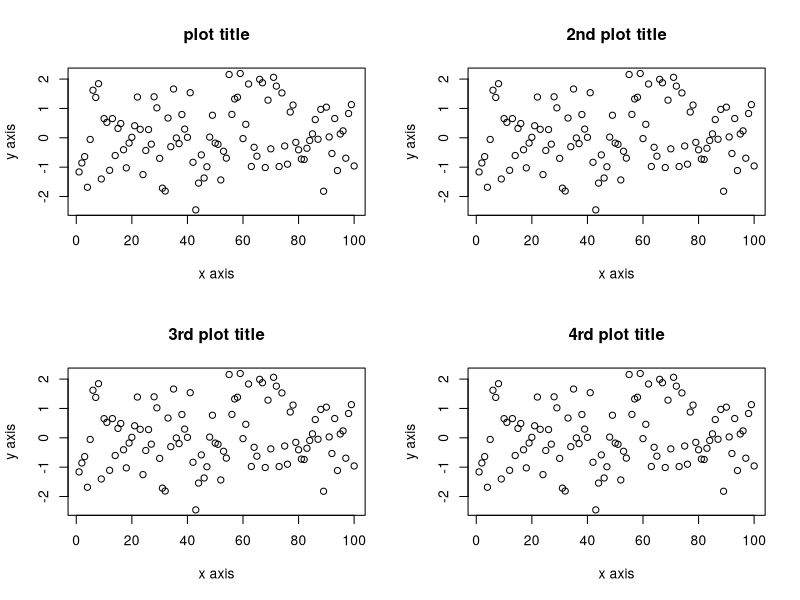

Recreate this plot in R.
# CSE891 Tuesday Feb 12th 2013.

# Please email ian the plots with answers to the questions as a PDF. email your code for the simulations as a .R text file.

# Today in class you will work in groups to perform some simple simulations with three goals in mind
# Goal 1 - Be able to write your own simple simulations in R.
# Goal 2 - To develop a sense (from the simulations) about an important "law" in statistics.
	# This law tells us about what we expect to observe about estimated values (such as an sample mean), relative to the "true" (population) parameter as sample size increases. 
  	#( I expect you to tell me the name of the law).
# Goal 3 - To get a sense of how different estimates of the "moments" of a distribution (in this case the sample mean and the sample std. dev.) approach the "true" values with increasing sample size.


# First. Let us say we get to play the role of a deity, and can "choose" the form and parameters for a distribution.  This distribution is ~N(mean = 20, sd = 6).
# You now collect samples from this population. You start by collecting 5 samples and use this to estimate the mean and sd. You then incremenetly increase your sample size by 1, until you reach a sample size of 1000.

# Before you start the simulation EACH person in your group should answer the following questions.
# 1) Are you estimating the sample or population mean/sd? Why?
# 2) What (if any) relationship do you expect to observe between your estimated mean and the true value for the mean as sample size increases?
# 3) What (if any) relationship do you expect to observe between your estimated std dev. and the true value std. dev. as sample size increases? In what way should this differ from the mean?


# Now I want you as a group to write a simulator to perform the above. 
# Compute the estimated mean, standard deviation, the standard error ( which is the standard deviation/sqrt(sample size)) and the coefficient of variation (standard deviation/mean)

# For each of these produce a plot relating the estimated value to the true value as sample size increases.


# Since we have not gone over plotting in much detail (though you should have read something about it in the text), here would be an example of one such way of doing the plot
y100 <- rnorm(100)
x100 <- 1:100

par(mfrow=c(2,2))  #  This creates a "palette" for 4 plots in 2 rows X 2 columns
plot(y100 ~ x100, main="plot title", xlab="x axis", ylab = "y axis")
plot(y100 ~ x100, main="2nd plot title", xlab="x axis", ylab = "y axis")
plot(y100 ~ x100, main="3rd plot title", xlab="x axis", ylab = "y axis")
plot(y100 ~ x100, main="4rd plot title", xlab="x axis", ylab = "y axis")

# 4) Now that you have run the simulations, what have you observed about the relationship between  sample size and your estimates? Does this change your answers to the questions above?
# 5) What do you observe for the CV and SE? How does this relate to the patterns for the mean and sd? Are the patterns the same? Is there any important differences between mean and sd with increasing sample size?
# 6) What is the name for this relationship?

# 7) Redo this simulation once more. Do you get the exact same result? Explain why or why not. Provide plots as well.
# 8) Redo the simulation once more but change the sd to 15. How does this change your results. Provide plots as well. Explain what the differences are why!

